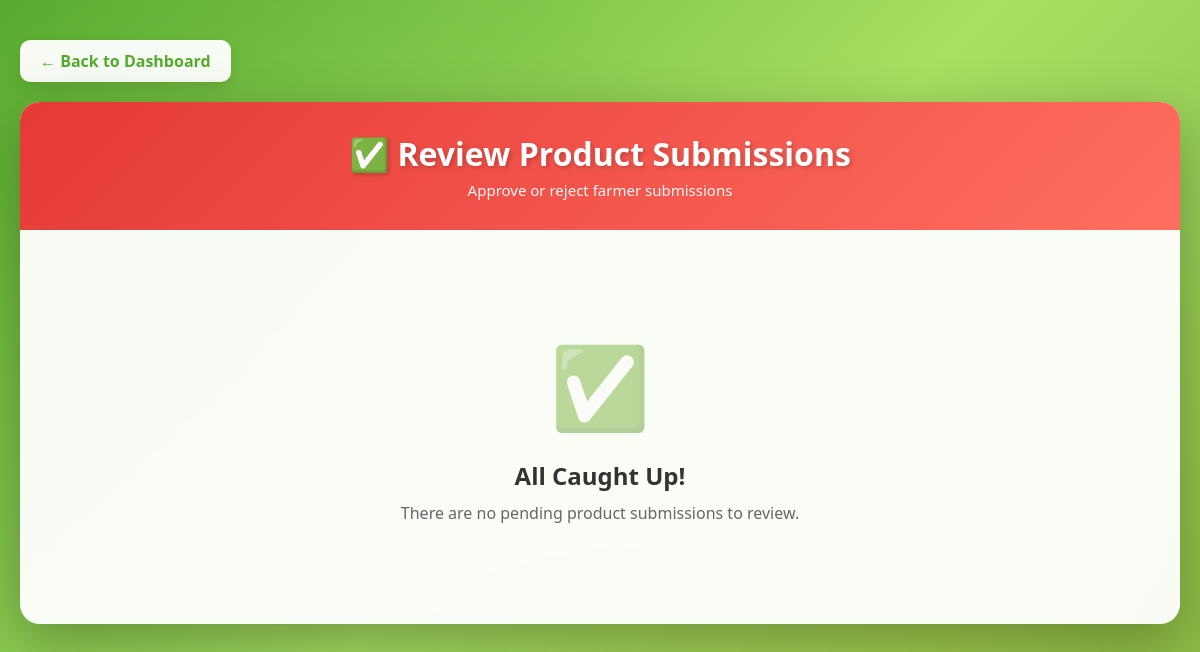
The app's page /admin/review (signed in), older data.
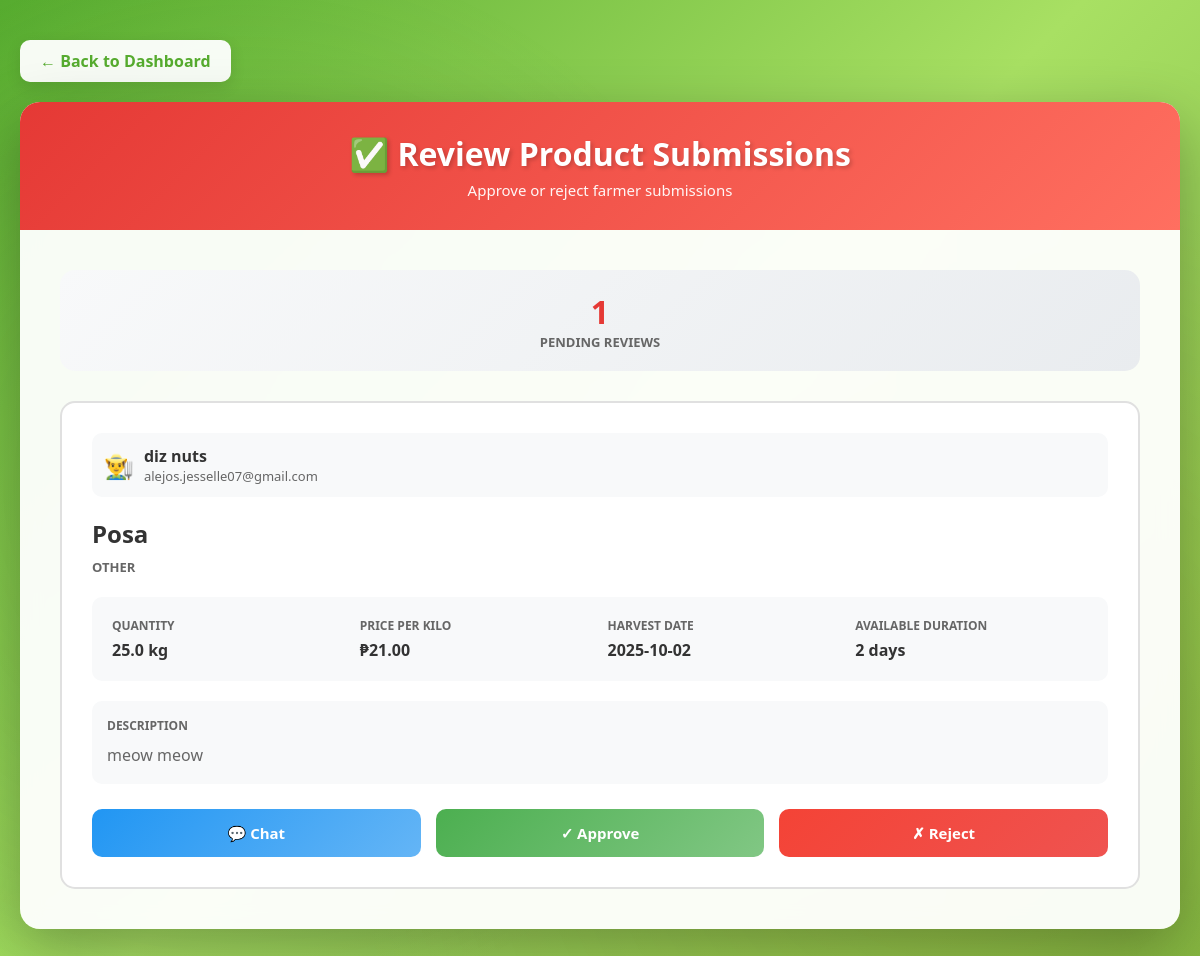
The same page, newer data.
### server.py (models this page shows)
class Product(db.Model):
    id = db.Column(db.Integer, primary_key=True)
    farmer_email = db.Column(db.String(120), nullable=False)
    farmer_name = db.Column(db.String(120), nullable=False)
    product_name = db.Column(db.String(200), nullable=False)
    category = db.Column(db.String(50), nullable=False)
    description = db.Column(db.Text, nullable=False)
    quantity = db.Column(db.Float, nullable=False)
    unit = db.Column(db.String(20), nullable=False)
    price = db.Column(db.Float, nullable=False)
    harvest_date = db.Column(db.String(20), nullable=False)
    duration = db.Column(db.Integer, nullable=False)
    status = db.Column(db.String(20), nullable=False, default='Pending')
    image_filename = db.Column(db.String(300), nullable=True)
    created_at = db.Column(db.DateTime, default=datetime.utcnow)

### server.py (the view)
@app.route("/admin/review")
def admin_review():
    if "user" not in session or session["role"] != "admin":
        flash("Access denied.", "error")
        return redirect(url_for("dashboard"))
    pending_products = Product.query.filter_by(status='Pending').order_by(Product.id.desc()).all()
    for product in pending_products:
        unread_count = ChatMessage.query.filter_by(
            product_id=product.id,
            sender_role='farmer',
            read_by_admin=False
        ).count()
        product.unread_count = unread_count
    return render_template("admin_review.html", pending_products=pending_products)

### templates/admin_review.html (shortened to what the changed rows need)
<!DOCTYPE html>
<html lang="en">
<head>
</head>
<body>
    <div class="container">
        <div class="content-box">
            <div class="header-banner">
                <h1>&#x2705; Review Product Submissions</h1>
            </div>
            <div class="content-container">
                {% if pending_products|length > 0 %}
                    <div class="stats-banner">
                        <div class="stat-item">
                            <div class="stat-number">{{ pending_products|length }}</div>
                            <div class="stat-label">Pending Reviews</div>
                        </div>
                    </div>
                {% endif %}
                {% if pending_products|length == 0 %}
                    <div class="empty-state">
                        <div class="icon">&#x2705;</div>
                        <h3>All Caught Up!</h3>
                        <p>There are no pending product submissions to review.</p>
                    </div>
                {% else %}
                    <div class="review-grid">
                        {% for product in pending_products %}
                            <div class="review-card">
                                <div class="farmer-info">
                                    <span class="icon">&#x1F468;&#x200D;&#x1F33E;</span>
                                    <div class="details">
                                        <div class="name">{{ product.farmer_name }}</div>
                                        <div class="email">{{ product.farmer_email }}</div>
                                    </div>
                                </div>
                                <div class="product-header">
                                    <h3>{{ product.product_name }}</h3>
                                    <span class="category">{{ product.category }}</span>
                                </div>
                                <div class="product-details">
                                    <div class="detail-item">
                                        <span class="detail-label">Quantity</span>
                                        <span class="detail-value">{{ product.quantity }} {{ product.unit }}</span>
                                    </div>
                                    <div class="detail-item">
                                        <span class="detail-label">Price per Kilo</span>
                                        <span class="detail-value">&#x20B1;{{ "%.2f"|format(product.price) }}</span>
                                    </div>
                                    <div class="detail-item">
                                        <span class="detail-label">Harvest Date</span>
                                        <span class="detail-value">{{ product.harvest_date }}</span>
                                    </div>
                                    <div class="detail-item">
                                        <span class="detail-label">Available Duration</span>
                                        <span class="detail-value">{{ product.duration }} days</span>
                                    </div>
                                </div>
                                <div class="product-description">
                                    <span class="description-label">Description</span>
                                    {{ product.description }}
                                </div>
                                <div class="action-buttons">
                                    <a href="{{ url_for('admin_chat', product_id=product.id) }}" class="btn btn-chat">
                                        &#x1F4AC; Chat
                                    </a>
                                    <form method="POST" action="{{ url_for('admin_approve', product_id=product.id) }}">
                                        <button type="submit" class="btn btn-approve">&#x2713; Approve</button>
                                    </form>
                                    <form method="POST" action="{{ url_for('admin_reject', product_id=product.id) }}">
                                        <button type="submit" class="btn btn-reject">&#x2717; Reject</button>
                                    </form>
                                </div>
                            </div>
                        {% endfor %}
                    </div>
                {% endif %}
            </div>
        </div>
    </div>
</body>
</html>

Row changes from the older to the newer data that the page shows:
added Product: farmer_name "diz nuts", farmer_email "alejos.jesselle07@gmail.com", product_name "Posa", category "OTHER", quantity "25.0", unit "kg", price "21.00", harvest_date "2025-10-02", duration "2", description "meow meow"
Text that changed along with them:
{{ pending_products|length }}: (not shown) → "1"
text no longer shown: "✅ All Caught Up! There are no pending product submissions to review."
text now shown: "PENDING REVIEWS"
